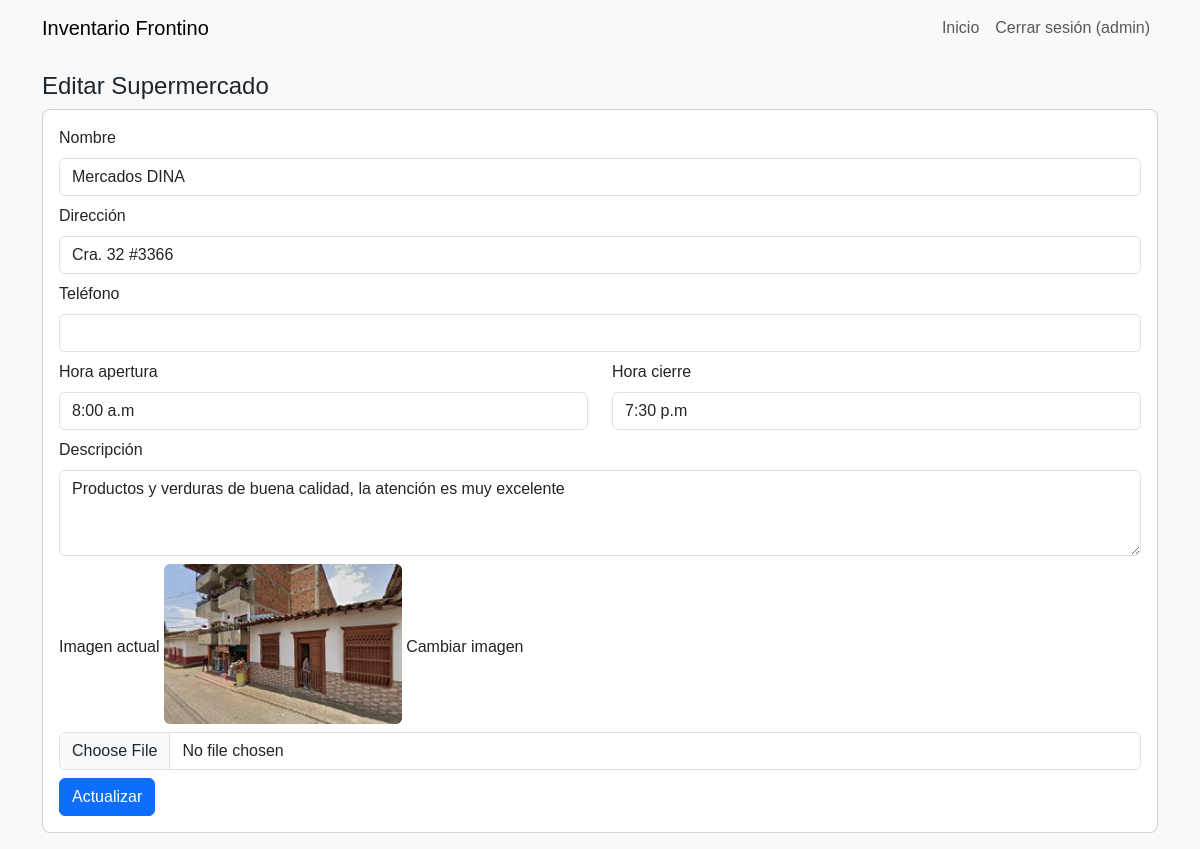
Page /admin/edit/10 (signed in) on the committed database.
### tables this page shows
CREATE TABLE supermercados (
    id INTEGER PRIMARY KEY AUTOINCREMENT,
    nombre TEXT,
    direccion TEXT,
    telefono TEXT,
    horario_apertura TEXT,
    horario_cierre TEXT,
    descripcion TEXT,
    categoria TEXT,
    imagen TEXT
);

### app.py (the view, shortened to what this page needs)
@app.route('/admin/edit/<int:id>', methods=['GET','POST'])
@admin_required
def admin_edit(id):
    db = get_db()
    cur = db.cursor()
    cur.execute("SELECT * FROM supermercados WHERE id=?", (id,))
    row = cur.fetchone()
    db.close()
    if not row:
        flash('No encontrado', 'danger')
        return redirect(url_for('admin_panel'))
    return render_template('admin_edit.html', s=row)

### app.py (called while the page is built)
def get_db():
    conn = sqlite3.connect(DB_PATH)
    conn.row_factory = sqlite3.Row
    return conn

def admin_required(fn):
    from functools import wraps
    @wraps(fn)
    def wrapper(*a, **k):
        if session.get('rol') != 'admin':
            flash('Acceso denegado. Inicia sesión como admin.', 'danger')
            return redirect(url_for('login'))
        return fn(*a, **k)
    return wrapper

### templates/admin_edit.html (shortened to what this page needs)
{% extends "layout.html" %}
{% block body %}
<h4>Editar Supermercado</h4>
<div class="card p-3">
  <form method="post" enctype="multipart/form-data">
    <div class="mb-2"><label class="form-label">Nombre</label><input class="form-control" name="nombre" value="{{ s['nombre'] }}" required></div>
    <div class="mb-2"><label class="form-label">Dirección</label><input class="form-control" name="direccion" value="{{ s['direccion'] }}" required></div>
    <div class="mb-2 row">
      <div class="col"><label class="form-label">Teléfono</label><input class="form-control" name="telefono" value="{{ s['telefono'] }}"></div>
    </div>
    <div class="mb-2 row">
      <div class="col"><label class="form-label">Hora apertura</label><input class="form-control" name="apertura" value="{{ s['horario_apertura'] }}"></div>
      <div class="col"><label class="form-label">Hora cierre</label><input class="form-control" name="cierre" value="{{ s['horario_cierre'] }}"></div>
    </div>
    <div class="mb-2"><label class="form-label">Descripción</label><textarea class="form-control" name="descripcion" rows="3">{{ s['descripcion'] }}</textarea></div>
    <div class="mb-2">
      <label class="form-label">Imagen actual</label>
      {% if s['imagen'] %}<img src="{{ url_for('images', filename=s['imagen']) }}" class="img-fluid mb-2" style="max-height:160px;">{% else %}<div class="bg-light p-3">Sin imagen</div>{% endif %}
      <label class="form-label">Cambiar imagen</label><input class="form-control" type="file" name="imagen" accept="image/*">
    </div>
    <button class="btn btn-primary">Actualizar</button>
  </form>
</div>
{% endblock %}

### supermercados_frontino/static/css/style.css (style rules this page uses)
body { background:#f8f9fa; font-family:Arial, Helvetica, sans-serif; }
.card { border-radius:8px; }
.img-fluid { border-radius:6px; }

### rows in the picture
supermercados: nombre "Mercados DINA", direccion "Cra. 32 #3366", apertura "8:00 a.m", cierre "7:30 p.m", descripcion "Productos y verduras de buena calidad, la atención es muy excelente", imagen (picture)

### other values in the picture
{{ session.get('usuario') }} "admin"
